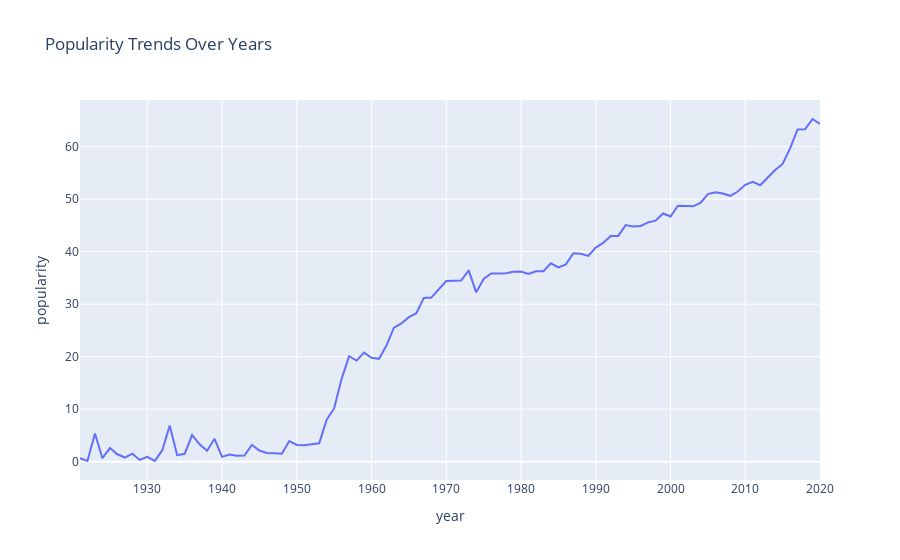

Write notebook code for a chart like this one.
### Code cell
# Popularity Trends Over Years
fig = px.line(year_data, x='year', y='popularity', title='Popularity Trends Over Years')
fig.show()
